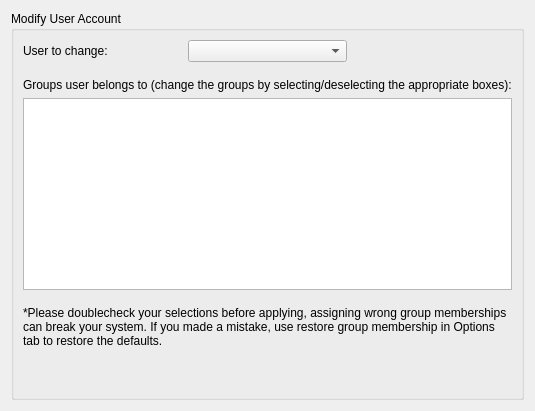
     <widget class="QWidget" name="membershipTab">
      <attribute name="icon">
       <iconset resource="images.qrc">
        <normaloff>:/icons/contact-new.png</normaloff>:/icons/contact-new.png</iconset>
      </attribute>
      <attribute name="title">
       <string>Group Membership</string>
      </attribute>
      <layout class="QGridLayout" name="_6">
       <item row="0" column="1">
        <widget class="QGroupBox" name="selectUser">
         <property name="sizePolicy">
          <sizepolicy hsizetype="MinimumExpanding" vsizetype="Minimum">
           <horstretch>0</horstretch>
           <verstretch>0</verstretch>
          </sizepolicy>
         </property>
         <property name="title">
          <string>Modify User Account</string>
         </property>
         <layout class="QGridLayout" name="_4">
          <property name="leftMargin">
           <number>9</number>
          </property>
          <property name="topMargin">
           <number>9</number>
          </property>
          <property name="rightMargin">
           <number>9</number>
          </property>
          <property name="bottomMargin">
           <number>9</number>
          </property>
          <property name="spacing">
           <number>6</number>
          </property>
          <item row="1" column="0" colspan="2">
           <spacer name="verticalSpacer_3">
            <property name="orientation">
             <enum>Qt::Vertical</enum>
            </property>
            <property name="sizeType">
             <enum>QSizePolicy::Fixed</enum>
            </property>
            <property name="sizeHint" stdset="0">
             <size>
              <width>20</width>
              <height>10</height>
             </size>
            </property>
           </spacer>
          </item>
          <item row="4" column="0" colspan="2">
           <spacer name="verticalSpacer_2">
            <property name="orientation">
             <enum>Qt::Vertical</enum>
            </property>
            <property name="sizeType">
             <enum>QSizePolicy::Fixed</enum>
            </property>
            <property name="sizeHint" stdset="0">
             <size>
              <width>20</width>
              <height>10</height>
             </size>
            </property>
           </spacer>
          </item>
          <item row="6" column="0" colspan="2">
           <spacer name="spacer">
            <property name="orientation">
             <enum>Qt::Vertical</enum>
            </property>
            <property name="sizeType">
             <enum>QSizePolicy::Expanding</enum>
            </property>
            <property name="sizeHint" stdset="0">
             <size>
              <width>20</width>
              <height>40</height>
             </size>
            </property>
           </spacer>
          </item>
          <item row="0" column="0">
           <widget class="QLabel" name="userLabel_2">
            <property name="sizePolicy">
             <sizepolicy hsizetype="MinimumExpanding" vsizetype="Minimum">
              <horstretch>0</horstretch>
              <verstretch>0</verstretch>
             </sizepolicy>
            </property>
            <property name="toolTip">
             <string>Select user to delete</string>
            </property>
            <property name="frameShape">
             <enum>QFrame::NoFrame</enum>
            </property>
            <property name="frameShadow">
             <enum>QFrame::Plain</enum>
            </property>
            <property name="text">
             <string>User to change:</string>
            </property>
            <property name="buddy">
             <cstring>userComboMembership</cstring>
            </property>
           </widget>
          </item>
          <item row="0" column="1">
           <widget class="QComboBox" name="userComboMembership">
            <property name="sizePolicy">
             <sizepolicy hsizetype="MinimumExpanding" vsizetype="Minimum">
              <horstretch>0</horstretch>
              <verstretch>0</verstretch>
             </sizepolicy>
            </property>
            <property name="toolTip">
             <string>Select user to delete</string>
            </property>
           </widget>
          </item>
          <item row="2" column="0" colspan="3">
           <widget class="QLabel" name="labelGroups">
            <property name="text">
             <string>Groups user belongs to (change the groups by selecting/deselecting the appropriate boxes):</string>
            </property>
           </widget>
          </item>
          <item row="3" column="0" colspan="3">
           <widget class="QListWidget" name="listGroups">
            <property name="movement">
             <enum>QListView::Static</enum>
            </property>
            <property name="flow">
             <enum>QListView::TopToBottom</enum>
            </property>
            <property name="isWrapping" stdset="0">
             <bool>true</bool>
            </property>
           </widget>
          </item>
          <item row="5" column="0" colspan="3">
           <widget class="QLabel" name="label_3">
            <property name="text">
             <string>*Please doublecheck your selections before applying, assigning wrong group memberships can break your system. If you made a mistake, use restore group membership in Options tab to restore the defaults.</string>
            </property>
            <property name="wordWrap">
             <bool>true</bool>
            </property>
           </widget>
          </item>
          <item row="0" column="2">
           <spacer name="horizontalSpacer_8">
            <property name="orientation">
             <enum>Qt::Horizontal</enum>
            </property>
            <property name="sizeHint" stdset="0">
             <size>
              <width>40</width>
              <height>20</height>
             </size>
            </property>
           </spacer>
          </item>
         </layout>
        </widget>
       </item>
      </layout>
     </widget>
